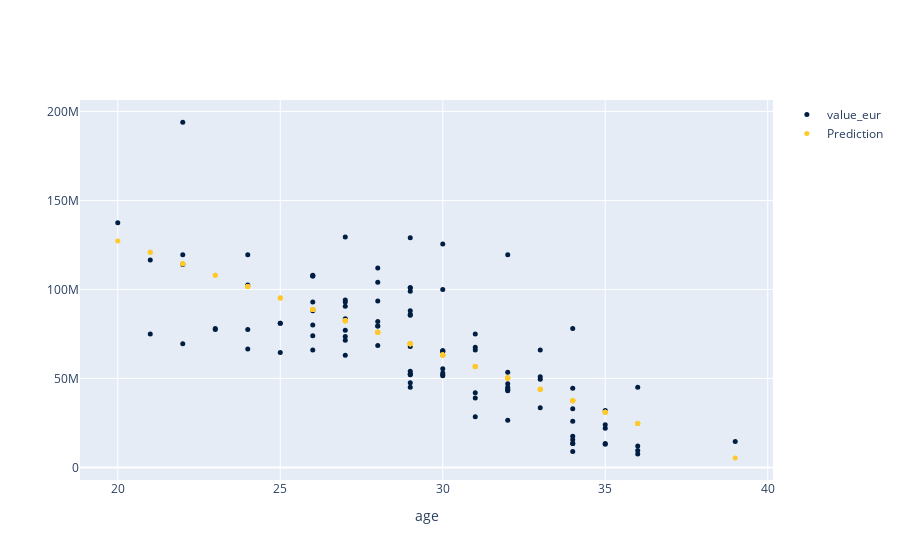

This figure's notebook cell:
### Markdown cell above
<!-- BEGIN QUESTION -->

**Question 2.3.** Create a scatter plot with player age ("age") along the x-axis and both real player value ("value_eur") and predicted player value along the y-axis. The predictions should be created using a fitted **regression line**. The color of the dots for the real player values should be different from the color for the predicted player values. **(8 points)**

*Hint 1:* Feel free to use functions you have defined previously.

*Hint 2:* [15.2](https://inferentialthinking.com/chapters/15/2/Regression_Line.html#) has examples of creating such scatter plots.

<!--
BEGIN QUESTION
name: q2_3
manual: true
image: true
-->

### Code cell
predictions = predict(fifa, 'age', 'value_eur')
fifa_with_predictions = fifa.select('age', 'value_eur').with_column('Prediction', predictions)
fifa_with_predictions.iscatter('age')
